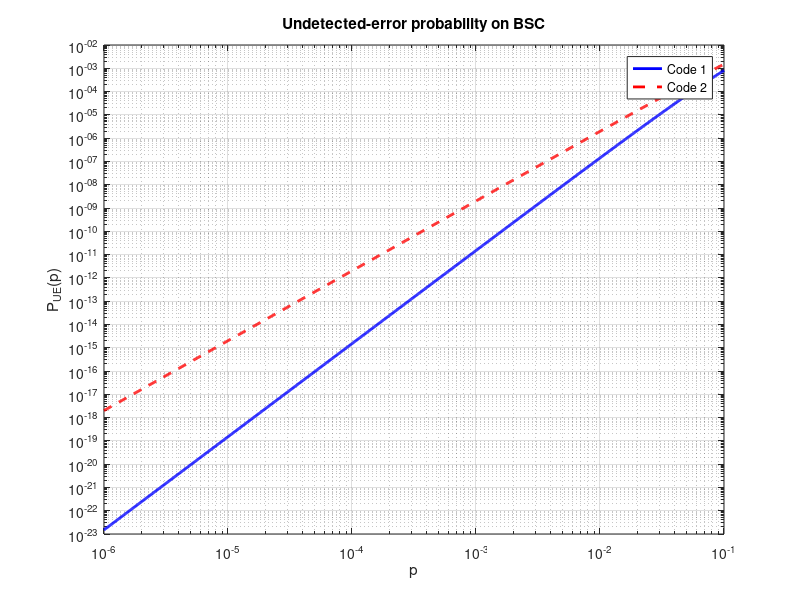

Write the MATLAB code that produced this figure.

clc;
clear;
close all;
I = eye(5);
A = [1 1 1 0 0;
    0 1 1 1 0;
    0 0 1 1 1;
    1 0 0 1 1;
    1 1 0 0 1;];
B = [1 1 0 0 0;
    0 1 1 1 0;
    0 0 1 1 1;
    1 0 0 1 1;
    1 1 0 0 1;];
G1 = [I A];
G2 = [I B];
k = 5;
%% 1.1
v = dec2bin(0:2^k-1) - '0';
%% 1.2
n = 10;                    % codeword lenght (10)
c1 = mod(v*G1, 2);
c2 = mod(v*G2, 2);
%% 1.3 and 1.4
%variable define
hw1=zeros(32, 1);
hw2=zeros(32, 1);
mult1=zeros(11,1);
mult2=zeros(11,1);
for i=1:32
    %hamming weight
    hw1(i, 1) = sum(c1(i, : ));
    hw2(i, 1) = sum(c2(i, :));
    %Multiplicities
    a1 = hw1(i, 1); %%temp variables
    a2 = hw2(i, 1);         %ATTENTION hw2!!! not hw1!!!
    mult1(a1+1, 1) = mult1(a1+1, 1) + 1;
    mult2(a2+1, 1) = mult2(a2+1, 1) + 1;
end
%% 1.5
% we don't calculate the hamming distance of vector row 32 because it's
% redundant since it is calculated by all the precedent vectors so on the
% 32x32 matrix hd it would all be zeroes
min1 = zeros(31,1);
min2 = zeros(31,1);
hd1 = zeros(32, 32);
hd2 = zeros(32, 32);
for i=1:31
    for j= i+1:32
        hd1(i,j) = sum(xor(c1(i,1:10), c1(j,1:10))) ;
        hd2(i,j) = sum(xor(c2(i,1:10), c2(j,1:10))) ;

    end
    min1(i,:) = min(setdiff(unique(hd1(i,:)), 0));
    min2(i,:) = min(setdiff(unique(hd2(i,:)), 0));
end

%% Part 2

%% 2.1 
% Evaluate PUE(p) for both codes using their weight spectra.
p_bsc = 0.5;     % Bernoulli probability for BSC

PUE1_bsc = 0;
PUE2_bsc = 0;

for w = 1:n
    PUE1_bsc = PUE1_bsc + mult1(w+1) * p_bsc^w * (1-p_bsc)^(n-w);
    PUE2_bsc = PUE2_bsc + mult2(w+1) * p_bsc^w * (1-p_bsc)^(n-w);
end

%% 2.2 
% Plot both curves on the same log–log axes for p ∈[10−6,10−1].
num = 1000;   %number of values for probability interval
p_interval = logspace(-6, -1, num);   %make a spaced vector from 10^-6 to 10^-1

PUE1_log = zeros(size(p_interval));
PUE2_log = zeros(size(p_interval));

% REMEMBER THAT n = 10 (codeword lenght)
for idx= 1:num
    p = p_interval(idx);
    for w = 1:n
    PUE1_log(idx) = PUE1_log(idx) + mult1(w+1) * p^w * (1-p)^(n-w);
    PUE2_log(idx) = PUE2_log(idx) + mult2(w+1) * p^w * (1-p)^(n-w);
    end
end

figure
loglog(p_interval, PUE1_log, 'b-', 'LineWidth', 2)
hold on
loglog(p_interval, PUE2_log, 'r--', 'LineWidth', 2)

grid on
grid minor
xlabel('p')
ylabel('P_{UE}(p)')
title('Undetected-error probability on BSC')
legend('Code 1', 'Code 2', 'Location', 'best')
xlim([1e-6 1e-1])

%% 2.3
% For small p, find the leading term of the two PUE expressions and explain its relationship with d_min and A_min.

%R: For small probabilities, the '(1-p)' part of the sum, can be discarded and the new
%formula contains only the multiplicity part multiplied by probability.
% For linear codes, the dmin between c1 and c2 is equivalent to the result
% of the XOR between the two codewords that is the hamming weight.


%% 2.4
% Compare the two codes: which one has better error-detection performance, and why?

%R: As you can see in the figure the code1 rather than the code2 has a less
%ripid curve that means better performance, for a logarithmic graph the dmin
%leads the gradient because log(Amin) is a constant.
% log Pue(p) = log(Amin) + dmin*log(p)
% for small p (p->0) the formula can be approximate to P_UE ~=
% A_dmin*p^dimn so:
% for G1 the first not null term is for i =4 --> A_min = 15 --> the main
% term P_UE ~= 15p^4
% for G2 the first not null term is for i =3 --> A_min = 1 --> the main
% term P_UE ~= 2p^3
